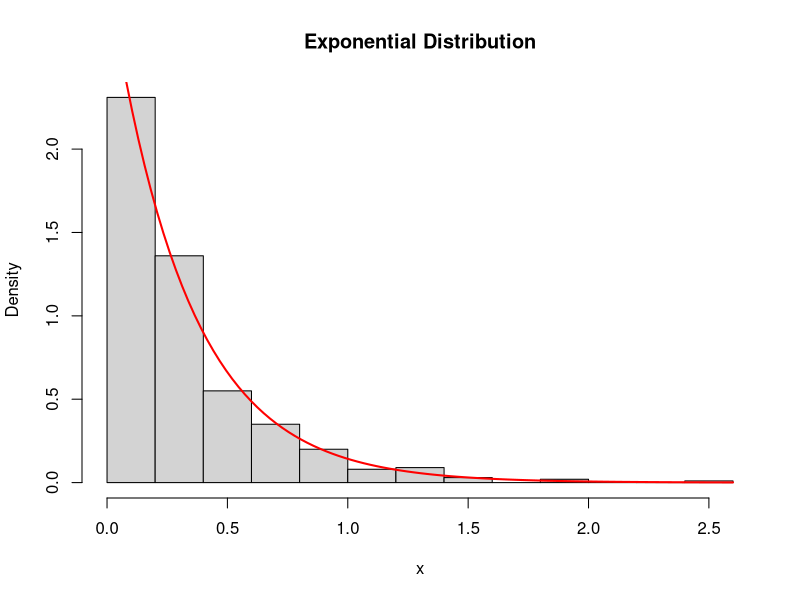

Write the R code that produced this figure.
# Read the data from the csv file
data <- read.csv("exponential.csv", header = TRUE)

# Estimate the parameter mhat using the maximum likelihood method
mhat <- 1 / mean(data$x)

# Plot the distribution of the dataset observations
hist(data$x, prob = TRUE, main = "Exponential Distribution", xlab = "x", ylab = "Density")

# Add a line for the exponential distribution with parameter mhat
curve(dexp(x, rate = mhat), add = TRUE, col = "red", lwd = 2)


